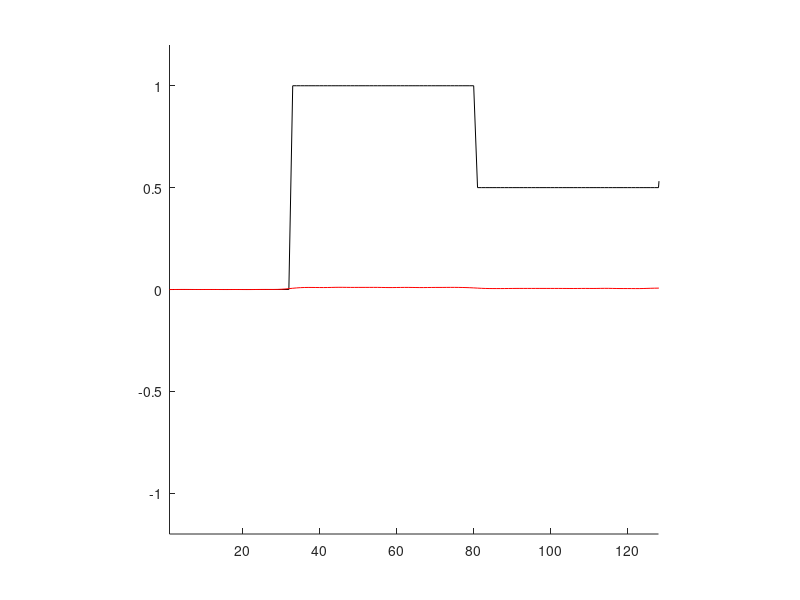
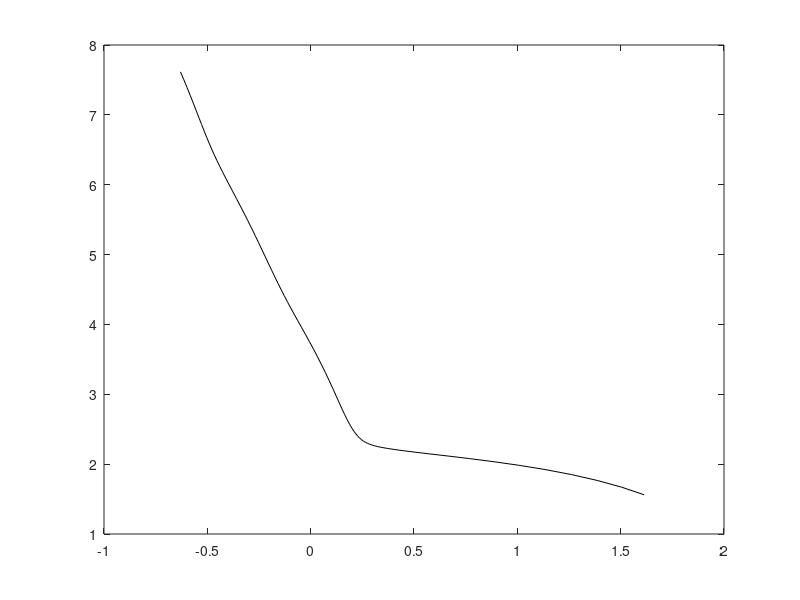

These figures' MATLAB source, in order:
p = [1; 1; 1];
p = conv(p,p);
p = conv(p,p);
p = p/sum(p);


nu = (length(p)-1)/2;
n = 256;

A = convmtx(p,n);
A = A((nu+1):(end-nu),:);


g = @(x) (2<x & x<=5).*(1)+(5<x & x<=8).*(0.5)+...
    (8<x & x<=11).*(0.75)+(11<x & x<=14).*(0.25);
x1 = linspace(0,16,256);
f = g(x1)';

rng(0,'twister');
noise = 1/norm(f)*randn(size(A*f));
m0 = A*f;
m1 = m0 + 0.1*noise;
m2 = m0 + 0.5*noise;
m3 = m0 + 0.8*noise;
m4 = m0 + noise;

alphas = 10.^[-8:0.1:2];

L = eye(size(A));

Lx_norms = zeros(length(alphas),1);
Ax_m_norms = zeros(length(alphas),1);
L2_errors = zeros(length(alphas),1);
for ii = 1:length(alphas)
    m = m4;
    alpha = alphas(ii);
    syst  = [A; sqrt(alpha)*L];
    m_aug = [m(:);zeros(length(m),1)];
    rec = syst\m_aug;
    Lx_norms(ii)   = norm(L*rec);
    Ax_m_norms(ii) = norm(A*rec-m(:));
    L2_errors(ii) = norm(rec(:)-f(:),2)/norm(f(:),2)*100;

    figure(1)
    clf
    hold off
    plot(f,'k')
    hold on
    plot(rec,'r')
    axis([1 128 -1.2 1.2])
    axis square
    box off
    drawnow
end

figure(2)
endind = round(.8*length(Ax_m_norms));
plot(log(Ax_m_norms(1:endind)),log(Lx_norms(1:endind)),'k')

log_lx = log(Lx_norms(1:endind));
